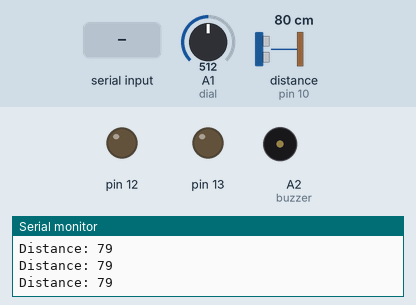
This sketch was run on a simulated Arduino Uno, built with avr-gcc and run on an emulated ATmega328P. On the bench: output pins drawn as LEDs (lit = HIGH), buzzer (waves = sounding), the last lines printed to the serial monitor. Wiring (inferred from the names in the program): ultrasonic range finder: trigger pin 9; echo pin 10. The test bench sets the inputs (shaded band); at power-on: distance to the obstacle (sensor on pin 10) 80 cm, A1 (dial) = 512. The echo pulse lasts 58.3 µs per cm; pins used as bus, display or sensor lines are not drawn.

Above: at 1.2 s.
1.3 s: "y" received over Serial
At 2.1 s:
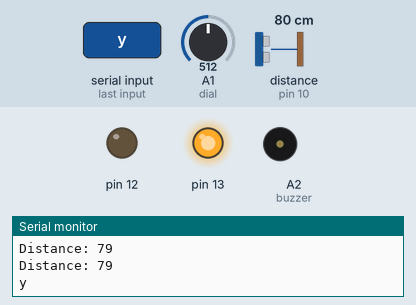
3.7 s: distance to the obstacle (sensor on pin 10) set to 54 cm
5.2 s: distance to the obstacle (sensor on pin 10) set to 46 cm
At 5.9 s:
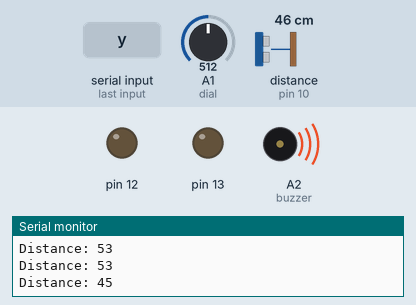
6.7 s: "z" received over Serial
At 8.0 s:
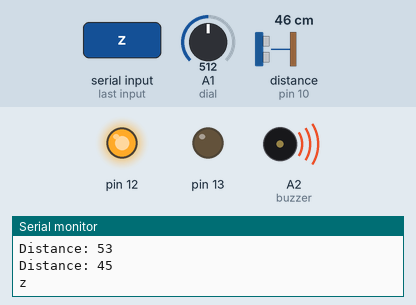
9.7 s: "y" received over Serial
At 11.0 s:
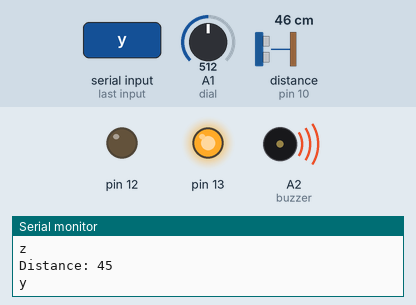
12.6 s: distance to the obstacle (sensor on pin 10) set to 60 cm
At 14.2 s:
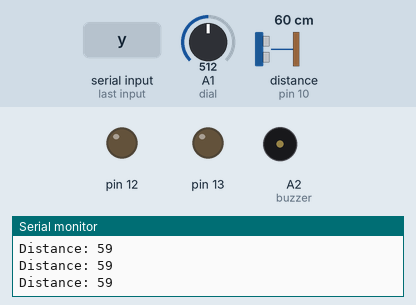
Timing chart, 0 to 15.7 s (numbered marks = the images above; inputs shaded):
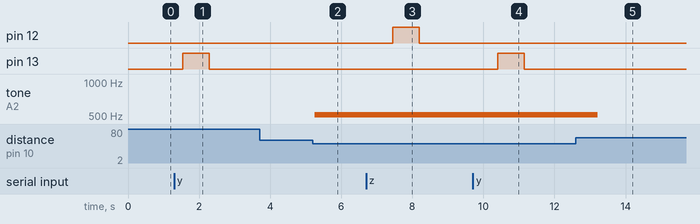

Measured:
- the behaviour switches between 51 and 50 cm on distance to the obstacle (sensor on pin 10) (found by bisection; images 1 and 2)
- after the input at 1.3 s, pin 13: LOW → HIGH after 0.24 s, → LOW 0.75 s later
- after the input at 5.2 s, tone on A2 (buzzer): silent → 512 Hz after 0.05 s
- after the input at 6.7 s, pin 12: LOW → HIGH after 0.75 s, → LOW 0.75 s later
- after the input at 9.7 s, pin 13: LOW → HIGH after 0.70 s, → LOW 0.75 s later
- after the input at 12.6 s, tone on A2 (buzzer): 512 Hz → silent after 0.61 s

The sketch:

erg.ino
```cpp
const int dial = A1;               // potentiometer
const int buzzer = A2;             // passive buzzer
const int trigPin = 9;
const int echoPin = 10;

// defines variables
long duration;
int distance;
int dialValue = 0;
void setup() {
  Serial.begin(9600);
  pinMode(13, OUTPUT);
  pinMode(12, OUTPUT);
  pinMode(trigPin, OUTPUT); // Sets the trigPin as an Output
  pinMode(echoPin, INPUT); // Sets the echoPin as an Input
  pinMode(buzzer, OUTPUT);
  Serial.begin(9600); // Starts the serial communication

  //   pinMode(2, OUTPUT);// put your setup code here, to run once:
}

void loop() {
   digitalWrite(trigPin, LOW);
  delayMicroseconds(2);
  // Sets the trigPin on HIGH state for 10 micro seconds
  digitalWrite(trigPin, HIGH);
  delayMicroseconds(10);
  digitalWrite(trigPin, LOW);
  // Reads the echoPin, returns the sound wave travel time in microseconds
  duration = pulseIn(echoPin, HIGH);
  // Calculating the distance
  distance= duration*0.034/2;
  // Prints the distance on the Serial Monitor
  dialValue = analogRead(dial);
  Serial.print("Distance: ");
  Serial.println(distance);
  // put your main code here, to run repeatedly:
   if (distance < 50){
    if (dialValue){               // while the dial exists and is giving out some value
      tone(buzzer, dialValue);    // have the buzzer emit sound based on the output the dial gives
      delay(2000);
    }
     else{
      noTone(buzzer);             // when dial value is 0, emit no sound; also if it's outside the analog range 0-1023
    }
   }
   else{
    noTone(buzzer);
   }
  if (Serial.available() > 0)
  {
    char data = Serial.read(); // reading the data received from the bluetooth module
    for (int i = 3 ; i <= 13; i++) {
      digitalWrite(i, LOW);
    }
    delay(200);
    switch (data)
    {
      case 'y': digitalWrite(13, HIGH); break;
      case 'z': digitalWrite(12, HIGH); break;


      default : break;
    }
    Serial.println(data);
    delay(700);
  }

  delay(50);
  for (int i = 3; i <= 13; i++) {
    digitalWrite(i, LOW);
  }

  //  exit(0);
}
```
